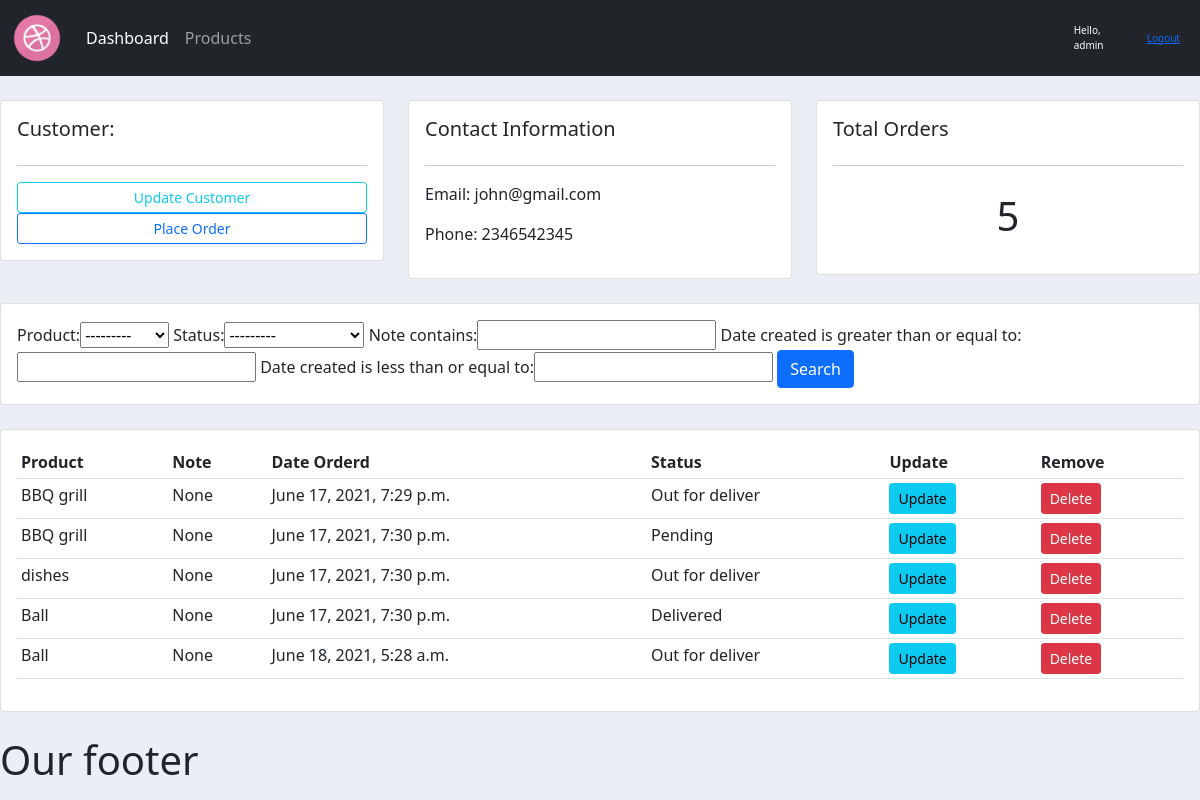
The page /customer/2/ (signed in) on the database its author committed.
### accounts/models.py (models this page shows, shortened)
class Customer(models.Model):
    name = models.CharField(max_length=200, null=True)
    phone = models.CharField(max_length=10, null=True)
    email = models.CharField(max_length=200, null=True)
    date_created = models.DateTimeField(auto_now_add=True,null=True)

class Order(models.Model):
    STATUS = [
            ('Pending','Pending'),
            ('Out for deliver','Out for delivery'),
            ('Delivered','Delivered')
            ]
    customer = models.ForeignKey(Customer,null=True, on_delete=models.SET_NULL)
    product =  models.ForeignKey(Product,null=True, on_delete=models.SET_NULL)
    date_created = models.DateTimeField(auto_now_add=True,null=True)
    status = models.CharField(max_length=200, null=True,choices = STATUS)
    note = models.CharField(max_length=1000, null=True)

class Product(models.Model):
    CATEGORY = [
            ('Indoor','Indoor'),
            ('Out Door','Out Door'),
            ]
    name = models.CharField(max_length=200, null=True)
    price = models.FloatField(null=True)
    category = models.CharField(max_length=200, null=True,choices = CATEGORY,blank = True)
    description = models.CharField(max_length=200, null=True)
    date_created = models.DateTimeField(auto_now_add=True,null=True)
    tags = models.ManyToManyField(Tag)
    def __str__(self):
        return self.name

### accounts/decorators.py (the view)
        def wrapper_func(request, *args,**kwargs):
            group = None
            if request.user.groups.exists():
                group = request.user.groups.all()[0].name
            if group in allowed_roles:
                return view_func(request,*args,**kwargs)
            else:
                return HttpResponse('You are not allowed to view this page')
            print('Working',allowed_roles)
            return view_func(request,*args,**kwargs)

### accounts/views.py (called while the page is built)
@login_required(login_url='login')
@allowed_user(allowed_roles=['admin'])
def customer(request,pk_test):
    user = Customer.objects.get(id = pk_test)
    orders = user.order_set.all()
    total_order = orders.count()
    myFilter = OrderFilter(request.GET, queryset=orders)
    orders = myFilter.qs
    context = {'user':user,'orders':orders,'total_order':total_order,'myFilter':myFilter}
    return render(request,'accounts/customer.html',context)

### templates/accounts/customer.html (shortened to what this page needs)
{% extends 'accounts/main.html' %}
{% block content %}
<br>
<div class="row">
	<div class="col-md">
		<div class="card card-body">
			<h5>Customer:</h5>
			<hr>
			<a class="btn btn-outline-info  btn-sm btn-block" href="">Update Customer</a>
			<a class="btn btn-outline-primary  btn-sm btn-block" href="{% url 'create_order' user.id %}">Place Order</a>
		</div>
	</div>
	<div class="col-md">
		<div class="card card-body">
			<h5>Contact Information</h5>
			<hr>
			<p>Email: {{user.email}}</p>
			<p>Phone: {{user.phone}}</p>
		</div>
	</div>
	<div class="col-md">
		<div class="card card-body">
			<h5>Total Orders</h5>
			<hr>
			<h1 style="text-align: center;padding: 10px">{{total_order}}</h1>
		</div>
	</div>
</div>
<br>
<div class="row">
	<div class="col">
		<div class="card card-body">
			<form method="get">
				{{myFilter.form}}
		    <button class="btn btn-primary" type="submit">Search</button>
		  </form>
		</div>
	</div>
</div>
<br>
<div class="row">
	<div class="col-md">
		<div class="card card-body">
			<table class="table table-sm">
				<tr>
					<th>Product</th>
					<th>Note</th>
					<th>Date Orderd</th>
					<th>Status</th>
					<th>Update</th>
					<th>Remove</th>
				</tr>
				{% for order in orders %}
				<tr>
					<td>{{order.product}}</td>
					<td>{{order.note}}</td>
					<td>{{order.date_created}}</td>
					<td>{{order.status}}</td>
					<td><a class="btn btn-info btn-sm" href="{% url 'update_order'  order.id %}">Update</a></td>
                    <td><a class="btn btn-danger btn-sm" href="{% url 'delete_order'  order.id %}">Delete</a></td>
				</tr>
				{%endfor%}
			</table>
		</div>
	</div>
</div>
{% endblock content %}

### templates/accounts/navbar.html (shortened to what this page needs)
{% load static %}
<nav class="navbar navbar-expand-lg navbar-dark bg-dark">
  <div class="container-fluid">
    <a class="navbar-brand" href="#"><img src="{%static 'images/logo.png'%} " alt="" style="width: 50px; height: 50px;"></a>
    <div class="collapse navbar-collapse" id="navbarNav">
      <ul class="navbar-nav">
        {% if request.user.is_staff %}
        <li class="nav-item">
          <a class="nav-link active" aria-current="page" href="{% url 'home' %}">Dashboard</a>
        </li>
        <li class="nav-item">
          <a class="nav-link" href="{% url 'product' %}">Products</a>
        </li>
       {% endif %}
      </ul>
    </div>
  </div>
  <span class="hello-msg">Hello, {{request.user}}</span>
  <span class="hello-msg"><a href="{% url 'logout' %}">Logout</a></span>
</nav>

### templates/accounts/main.html (style rules this page uses)
body { background-color: #ebeff5; }

### templates/accounts/navbar.html (style rules this page uses)
.hello-msg { font-size: 10px; color: #fff; margin-right: 20px; }

### rows shown on the page
Customer: email "john@gmail.com", phone "2346542345"
Order: product "BBQ grill", note "None", date_created "June 17, 2021, 7:29 p.m.", status "Out for deliver"
Order: product "BBQ grill", note "None", date_created "June 17, 2021, 7:30 p.m.", status "Pending"
Order: product "dishes", note "None", date_created "June 17, 2021, 7:30 p.m.", status "Out for deliver"
Order: product "Ball", note "None", date_created "June 17, 2021, 7:30 p.m.", status "Delivered"
Order: product "Ball", note "None", date_created "June 18, 2021, 5:28 a.m.", status "Out for deliver"

### other values the page prints
{{ request.user }} "admin"
{{ total_order }} "5"
